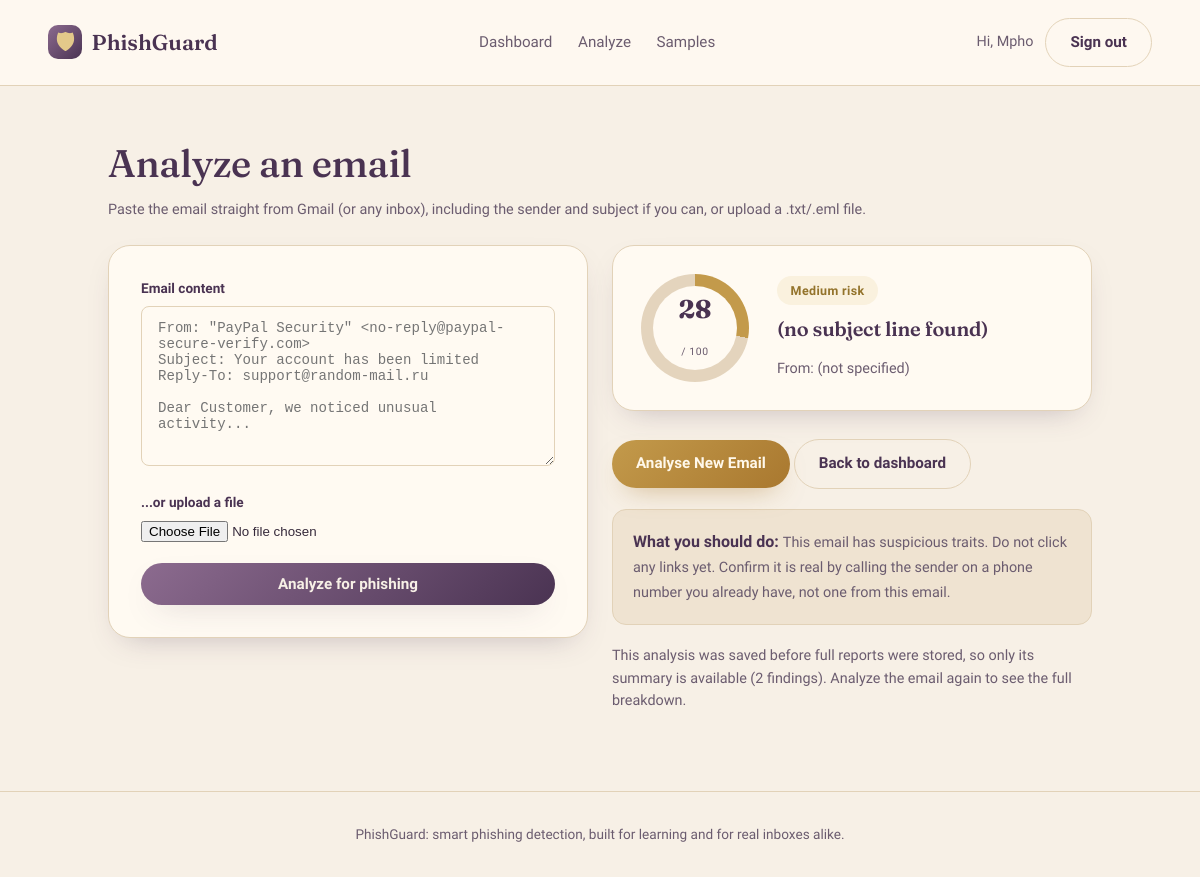
/analysis/16 (signed in), run on the app's committed database.
### tables this page shows
CREATE TABLE users (
            id INTEGER PRIMARY KEY AUTOINCREMENT,
            name TEXT NOT NULL,
            email TEXT UNIQUE NOT NULL,
            password_hash TEXT NOT NULL,
            created_at TEXT NOT NULL
        );

CREATE TABLE analyses (
            id INTEGER PRIMARY KEY AUTOINCREMENT,
            user_id INTEGER NOT NULL,
            subject TEXT,
            sender TEXT,
            score INTEGER NOT NULL,
            risk_level TEXT NOT NULL,
            flag_count INTEGER NOT NULL,
            created_at TEXT NOT NULL, result_json TEXT, raw_email TEXT,
            FOREIGN KEY (user_id) REFERENCES users(id) ON DELETE CASCADE
        );

### app.py (the view)
@app.route("/analysis/<int:analysis_id>")
@login_required
def view_analysis(analysis_id):
    row = db("SELECT * FROM analyses WHERE id = ? AND user_id = ?", (analysis_id, session["user_id"]), one=True)
    if not row:
        flash("That analysis could not be found.", "error")
        return redirect(url_for("dashboard"))
    if row["result_json"]:
        result = json.loads(row["result_json"])
    else:
        result = {"score": row["score"], "risk_level": row["risk_level"], "flags": [], "urls": [],
                  "sender": row["sender"], "subject": row["subject"], "reply_to": "", "actions": [],
                  "recommendation": HEADLINES[row["risk_level"]], "analyzed_at": row["created_at"],
                  "summary_only": row["flag_count"]}
    return render_template("analyze.html", result=result, raw_email="", past=True)

### app.py (called while the page is built)
def db(sql, args=(), one=False, many=False):
    conn = sqlite3.connect(DB_PATH)
    conn.row_factory = sqlite3.Row
    conn.execute("PRAGMA foreign_keys = ON")
    cur = conn.execute(sql, args)
    out = cur.fetchone() if one else cur.fetchall() if many else None
    conn.commit()
    conn.close()
    return out

def login_required(view):
    @wraps(view)
    def wrapped(*args, **kwargs):
        if "user_id" not in session:
            flash("Please sign in to continue.", "error")
            return redirect(url_for("login", next=request.path))
        return view(*args, **kwargs)
    return wrapped

@app.context_processor
def inject_user():
    user = db("SELECT * FROM users WHERE id = ?", (session["user_id"],), one=True) if "user_id" in session else None
    return {"current_user": user}

### templates/analyze.html (shortened to what this page needs)
{% extends "base.html" %}
{% block content %}
<h1>Analyze an email</h1>
<p class="muted" style="margin-top:-0.6rem;">Paste the email straight from Gmail (or any inbox), including the sender and subject if you can, or upload a .txt/.eml file.</p>
<div class="grid-2" style="align-items:start; margin-top:1.5rem;">
  <div class="card">
    <form method="POST" enctype="multipart/form-data">
      <div class="field">
        <label for="email_text">Email content</label>
        <textarea id="email_text" name="email_text" placeholder="From: &quot;PayPal Security&quot; <no-reply@paypal-secure-verify.com>&#10;Subject: Your account has been limited&#10;Reply-To: support@random-mail.ru&#10;&#10;Dear Customer, we noticed unusual activity...">{{ raw_email }}</textarea>
      </div>
      <div class="field">
        <label for="email_file">...or upload a file</label>
        <input type="file" id="email_file" name="email_file" accept=".txt,.eml">
      </div>
      <button type="submit" class="btn btn-primary btn-block">Analyze for phishing</button>
    </form>
  </div>
  <div>
    {% if result %}
      <div class="risk-banner card">
        <div class="risk-ring" style="--pct:{{ result.score }}; --ring-color: {% if result.risk_level=='Low' %}var(--sage){% elif result.risk_level=='Medium' %}var(--gold-500){% elif result.risk_level=='High' %}var(--rust){% else %}var(--plum-950){% endif %};">
          <div class="risk-ring-inner">
            <strong>{{ result.score }}</strong>
            <span>/ 100</span>
          </div>
        </div>
        <div>
          <span class="risk-level-pill level-{{ result.risk_level }}">{{ result.risk_level }} risk</span>
          <h3 style="margin-top:0.5rem;">{{ result.subject }}</h3>
          <p class="muted mb-0">From: {{ result.sender }}{% if result.reply_to %} · Replies to: {{ result.reply_to }}{% endif %}</p>
        </div>
      </div>
      <div style="margin-bottom:1.25rem;">
        <a href="{{ url_for('analyze') }}" class="btn btn-gold">Analyse New Email</a>
        {% if past %}<a href="{{ url_for('dashboard') }}" class="btn btn-ghost">Back to dashboard</a>{% endif %}
      </div>
      <div class="card-quiet" style="margin-bottom:1.25rem;">
        <strong style="color:var(--plum-800);">What you should do:</strong>
        <span class="muted">{{ result.recommendation }}</span>
      </div>
      {% if result.summary_only %}
        <p class="muted">This analysis was saved before full reports were stored, so only its summary is available ({{ result.summary_only }} finding{{ 's' if result.summary_only != 1 }}). Analyze the email again to see the full breakdown.</p>
      {% else %}
        <p class="muted">No suspicious patterns detected by our system checks. Stay cautious with any unexpected request for money, passwords or personal details.</p>
      {% endif %}
    {% else %}
      <div class="card-quiet text-center" style="padding:3rem 1.5rem;">
        <div style="font-size:2.2rem;">📬</div>
        <p class="muted mb-0">Your risk report will appear here once you analyze an email.</p>
      </div>
    {% endif %}
  </div>
</div>
{% endblock %}

### templates/base.html (shortened to what this page needs)
<!DOCTYPE html>
<html lang="en">
<head>
<link rel="stylesheet" href="{{ url_for('static', filename='style.css') }}">
</head>
<body class="{% block body_class %}{% endblock %}">
<div class="page">
  <header class="topbar">
    <a href="{{ url_for('index') }}" class="brand">
      <span class="mark">🛡</span> PhishGuard
    </a>
    <nav class="nav-links">
      {% if current_user %}
        <a href="{{ url_for('dashboard') }}" class="{{ 'active' if request.endpoint == 'dashboard' }}">Dashboard</a>
        <a href="{{ url_for('analyze') }}" class="{{ 'active' if request.endpoint in ['analyze','analyze_prefilled'] }}">Analyze</a>
        <a href="{{ url_for('samples') }}" class="{{ 'active' if request.endpoint == 'samples' }}">Samples</a>
      {% endif %}
    </nav>
    <div class="nav-cta">
      {% if current_user %}
        <span class="muted">Hi, {{ current_user['name'].split(' ')[0] }}</span>
        <a href="{{ url_for('logout') }}" class="btn btn-ghost">Sign out</a>
      {% else %}
        <a href="{{ url_for('login') }}" class="btn btn-ghost">Sign in</a>
        <a href="{{ url_for('register') }}" class="btn btn-primary">Create account</a>
      {% endif %}
    </div>
  </header>
  <main class="{% block main_class %}container{% endblock %}">
    {% block content %}{% endblock %}
  </main>
  <footer class="site-footer">
    PhishGuard: smart phishing detection, built for learning and for real inboxes alike.
  </footer>
</div>
</body>
</html>

### data on the page
users: name "Mpho"
analyses: score "28", risk_level "Medium", subject "(no subject line found)", sender "(not specified)"

### other printed values
{{ result.recommendation }} "This email has suspicious traits. Do not click any links yet. Confirm it is real by calling the sender on a phone number you already have, not one from this email."
{{ result.summary_only }} "2"
{{ 's' if result.summary_only != 1 }} "s"
